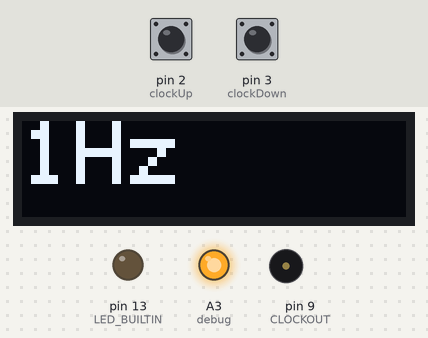
A sketch run on a simulated Arduino Uno, built with avr-gcc and run on an emulated ATmega328P. Shown: 128×32 one-colour display, output pins drawn as LEDs (lit = HIGH), buzzer (waves = sounding). Inputs (shaded band) come from the test bench; at power-on: pin 3 (clockDown) HIGH, pin 2 (clockUp) HIGH. Pins used as bus, display or sensor lines are not drawn; what the sketch prints to the serial monitor is not drawn.

Above: at 1.2 s.
1.3 s: pin 3 (clockDown) pulled LOW for 0.15 s
At 2.4 s:
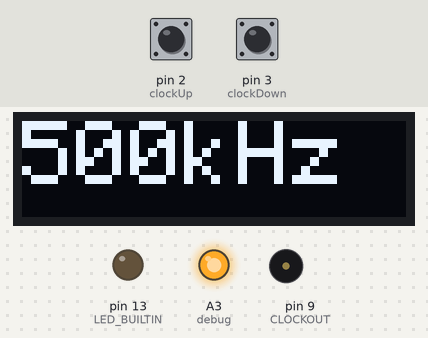
2.9 s: pin 3 (clockDown) pulled LOW for 1 s
At 3.4 s:
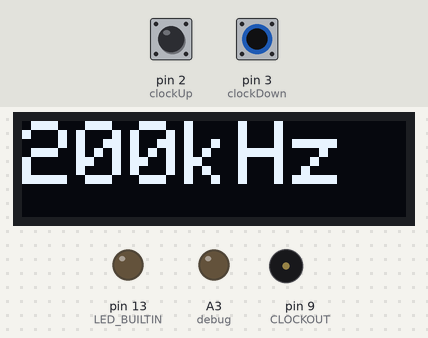
5.4 s: pin 3 (clockDown) pulsed LOW 5 times (0.12 s each, 0.3 s apart)
At 7.7 s:
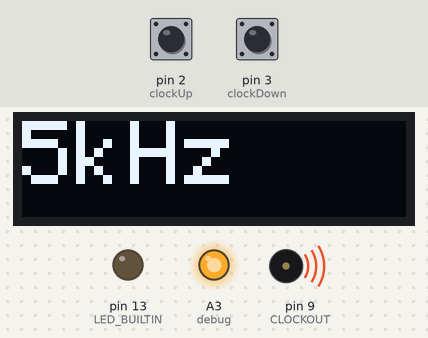
8.4 s: pin 3 (clockDown) pulsed LOW 5 times (0.12 s each, 0.3 s apart)
At 10.0 s:
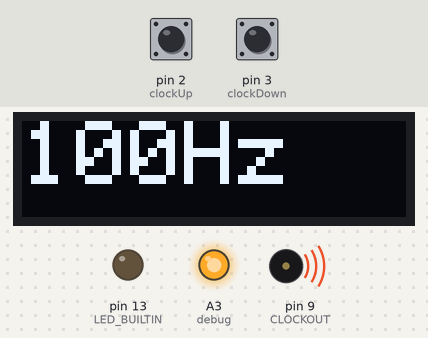
Timing chart, 0 to 11.5 s (numbered marks = the images above; inputs shaded):
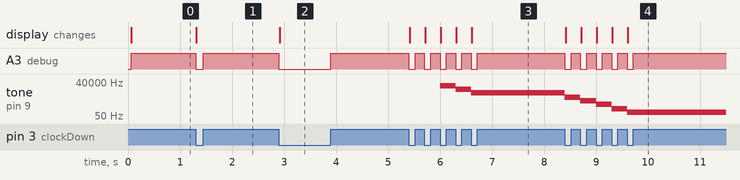

Measured:
- after the input at 1.3 s, A3 (debug): HIGH → LOW at once, → HIGH 0.15 s later; the display: changes at once (image 1)
- after the input at 2.9 s, A3 (debug): HIGH → LOW at once, → HIGH 1.0 s later; the display: changes at once (image 2)
- after the input at 5.4 s, A3 (debug): alternates HIGH for 0.18 s and LOW for 0.12 s, 10 changes in all, then stays HIGH, starting at once; tone on pin 9 (CLOCKOUT): silent → 20000 Hz after 0.60 s, → 10000 Hz 0.30 s later, → 5000 Hz 0.30 s later; the display: first changes at once (image 3 shows a later state)
- after the input at 8.4 s, A3 (debug): alternates HIGH for 0.18 s and LOW for 0.12 s, 10 changes in all, then stays HIGH, starting at once; tone on pin 9 (CLOCKOUT): plays 2000 Hz for 0.30 s, 1000 Hz for 0.30 s, 500 Hz for 0.30 s, 200 Hz for 0.30 s, 100 Hz for 2.8 s, starting at once; the display: first changes at once (image 4 shows a later state)

The sketch:

Polling_example.ino
```cpp
#include <SPI.h>
#include <Wire.h>
#include <Adafruit_GFX.h>
#include <Adafruit_SSD1306.h>
#include "Adafruit_MCP23017.h"

#define SCREEN_WIDTH 128 // OLED display width, in pixels
#define SCREEN_HEIGHT 32 // OLED display height, in pixels

// Declaration for an SSD1306 display connected to I2C (SDA, SCL pins)
#define OLED_RESET     4 // Reset pin # (or -1 if sharing Arduino reset pin)
Adafruit_SSD1306 display(SCREEN_WIDTH, SCREEN_HEIGHT, &Wire, OLED_RESET);

//Decleration for MCP port expanders on I2C (SDA, SCL)
Adafruit_MCP23017 mcp1;


//Pin Definitions
//Clock
const byte CLOCKOUT = 9;

//Inputs
const byte clockUp = 2, clockDown = 3;
const byte pedNorth = 4, pedEast = 5, carNorth = 6, carEast = 7;
const byte northLight = 8, southLight = 10, eastLight = 11, westLight = 12;
const byte stepCW = A0, stepCCW = A1;


//Outputs
const byte debug = A3;


//Variables
int stateClockUp = 0, lastStateClockUp = 0;
int stateClockDown = 0, lastStateClockDown = 0;


// the setup function runs once when you press reset or power the board
void setup() {
  //Set up debug monitoring
  Serial.begin(9600);

  //pinMode declerations
  pinMode(clockUp, INPUT_PULLUP);
  pinMode(clockDown, INPUT_PULLUP);
  // initialize digital pin LED_BUILTIN as an output.
  pinMode(LED_BUILTIN, OUTPUT);
  //Set up timer on CLOCKOUT (OC1A)
  pinMode (CLOCKOUT, OUTPUT);

  //Generic GPIO Output declerations
  pinMode (debug, OUTPUT);

  //Generic GPIO Input declerations


  //Set up Timer 1

  TCCR1A = bit (COM1A0); // toggle OC1A on compare match
  //Prescaler registers are
  TCCR1B = (1 << CS12)| (1 << WGM12); //CTC (clear on compare is true), Prescaler initialised to x256
  //number of clocks to count for each toggle
  //0 results in toggling every clock, 1 every 2 clocks etc
  OCR1A = 0; //Output every clock


    // SSD1306_SWITCHCAPVCC = generate display voltage from 3.3V internally
  if(!display.begin(SSD1306_SWITCHCAPVCC, 0x3C)) { // Address 0x3C for 128x32
    Serial.println(F("SSD1306 allocation failed"));
    for(;;); // Don't proceed, loop forever
  }
  setupOLED();
  resetOLED();
  clockControl(1);
  clockControl(0);

  //Port Expander Setup
  mcp1.begin(0);  //Initialises address 0 expander
  for(int k = 0; k <= 7; k++){
    mcp1.pinMode(k, OUTPUT);
  }
  for(int k = 0; k <= 7; k++){
    mcp1.digitalWrite(k, HIGH);
  }
  mcp1.pinMode(0, OUTPUT);
  mcp1.digitalWrite(0, HIGH);
}


int i = 0;
// the loop function runs over and over again forever
void loop() {


  stateClockUp = digitalRead(clockUp);
  stateClockDown = digitalRead(clockDown);

  digitalWrite(debug, stateClockDown);


  if(stateClockUp != lastStateClockUp){
    if(stateClockUp == 0){
      clockControl(1);
    }
  }

  if(stateClockDown != lastStateClockDown){
    if(stateClockDown == 0){
      clockControl(0);
    }
  }

  lastStateClockUp = stateClockUp;
  lastStateClockDown = stateClockDown;
}


//--------------------------------------------------------------------------------------------------------------------
//Returns a debounced signal for a given input pin.
int debounce(int pin){
  static int lastState = 0;
  static int state = digitalRead(pin);

}


//Controls the clock generator
//clockButton determines increment or decrement clock
//1 is increment, anything else is decrement
void clockControl(int clockButton){
  static int desiredClock = 0;
  if(clockButton == 1){
    desiredClock++;
    if(desiredClock > 17){
      desiredClock = 0;
    }
  }else{
    desiredClock--;
    if(desiredClock < 0){
      desiredClock = 17;
    }
  }

  Serial.write("test");

  switch(desiredClock){
    //1Hz
    case 0:
      TCCR1B = (1 << CS12)| (1 << WGM12);
      OCR1A  = 31249;
      resetOLED(); //Set the cursor on the first column and first row.
      display.println("1Hz");
    break;
    //2Hz
    case 1:
      OCR1A  = 15624;
      resetOLED();
      display.println("2Hz");
    break;
    //5Hz
    case 2:
      OCR1A  = 6249;
      resetOLED();
      display.println("5Hz");
    break;
    //10Hz
    case 3:
      OCR1A  = 3124;
      resetOLED();
      display.println("10Hz");
    break;
    //20Hz
    case 4:
      OCR1A  = 1561;
      resetOLED();
      display.println("20Hz");
    break;
    //50Hz
    case 5:
      OCR1A  = 624;
      resetOLED();
      display.println("50Hz");
    break;
    //100Hz
    case 6:
      TCCR1B = 0; //Clear prescale register, since we can move from here to a different scale
      TCCR1B = (1 << CS12)| (1 << WGM12);
      OCR1A  = 311;
      resetOLED();
      display.println("100Hz");
    break;
    //200Hz, change prescaler to 1x (CS10 set)
    case 7:
      TCCR1B = 0; //Clear prescale register, since we can move here from a different scale
      TCCR1B = (1 << CS10)| (1 << WGM12);
      OCR1A  = 39999;
      resetOLED();
      display.println("200Hz");
    break;
    //500Hz
    case 8:
      OCR1A  = 15999;
      resetOLED();
      display.println("500Hz");
    break;
    //1kHz
    case 9:
      OCR1A  = 7999;
      resetOLED();
      display.println("1kHz");
    break;
    //2kHz
    case 10:
      OCR1A  = 3999;
      resetOLED();
      display.println("2kHz");
    break;
    //5kHz
    case 11:
      OCR1A  = 1599;
      resetOLED();
      display.println("5kHz");
    break;
    //10kHz
    case 12:
      OCR1A  = 799;
      resetOLED();
      display.println("10kHz");
    break;
    //20kHz
    case 13:
      OCR1A  = 399;
      resetOLED();
      display.println("20kHz");
    break;
    //50kHz
    case 14:
      OCR1A  = 159;
      resetOLED();
      display.println("50kHz");
    break;
    //100kHz
    case 15:
      OCR1A  = 79;
      resetOLED();
      display.println("100kHz");
    break;
    //200kHz
    case 16:
      OCR1A  = 39;
      resetOLED();
      display.println("200kHz");
    break;
    //500kHz
    case 17:
      TCCR1B = 0; //Clear prescale register, since we can move here from a different scale
      TCCR1B = (1 << CS10)| (1 << WGM12);
      OCR1A  = 15;
      resetOLED();
      display.println("500kHz");
    break;
  }
  display.display();
}


void setupOLED(){
  display.clearDisplay();
  display.setTextSize(3);
  display.setTextColor(WHITE);
  display.setCursor(0,0);
  display.cp437(true);
}

void resetOLED(){
  display.clearDisplay();

  display.setCursor(0,0);

}
```
